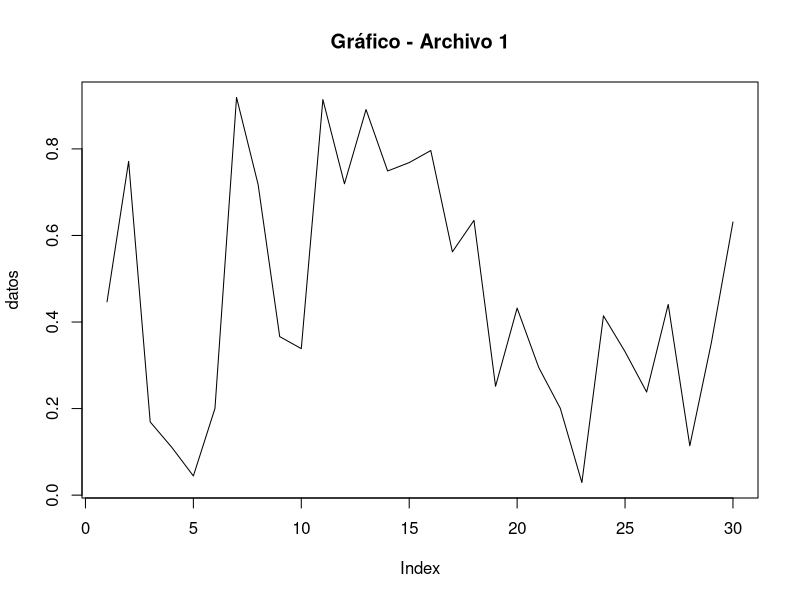
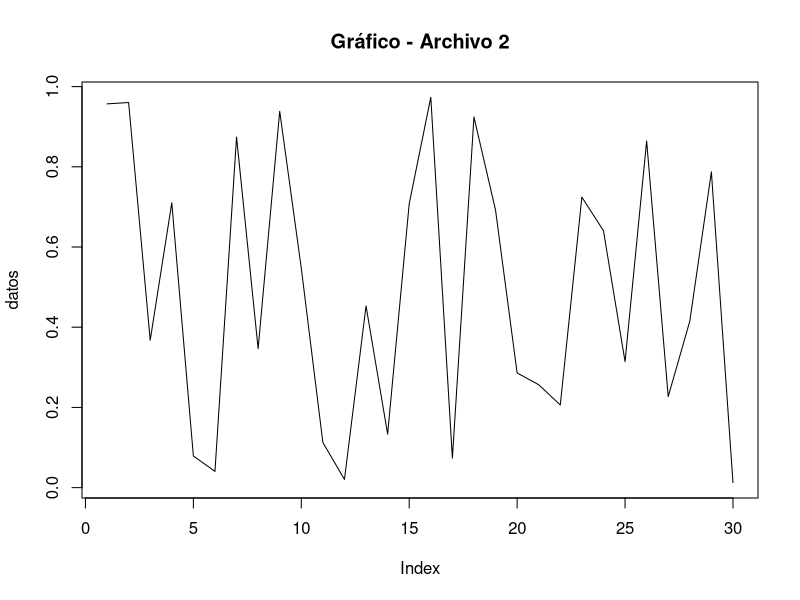
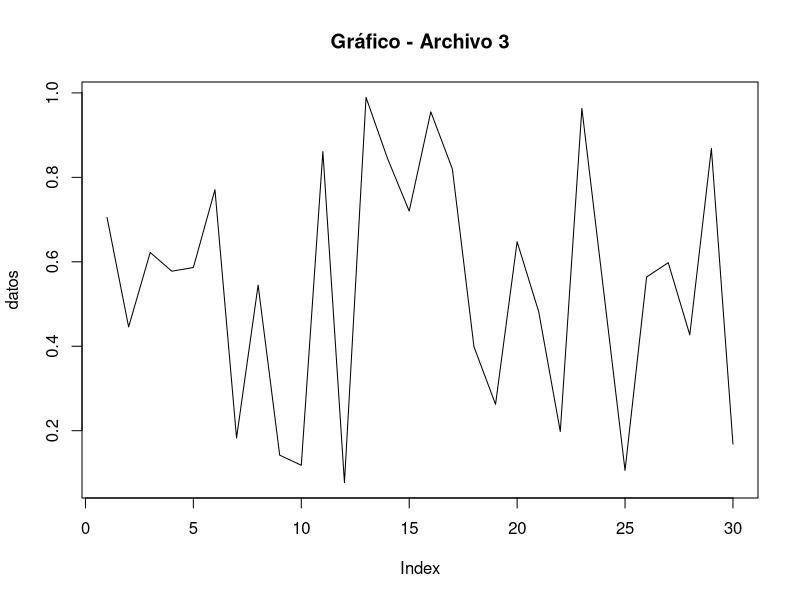
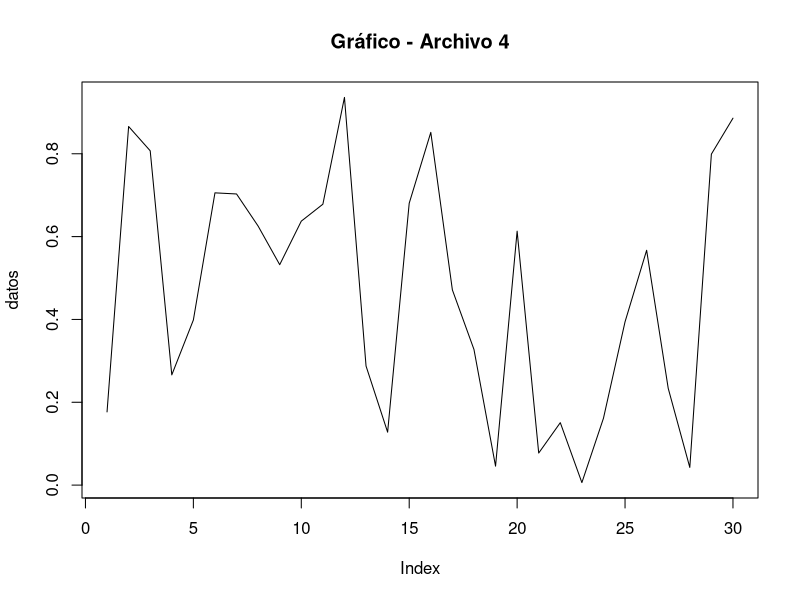
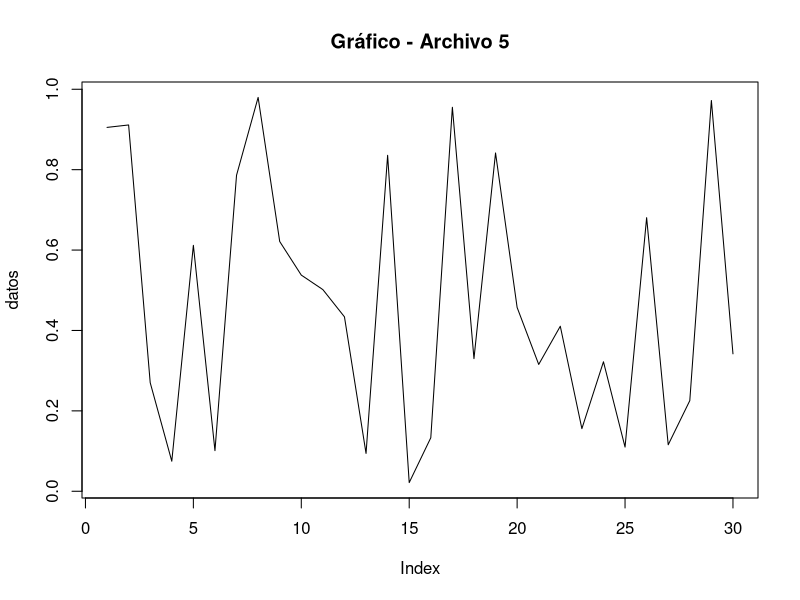
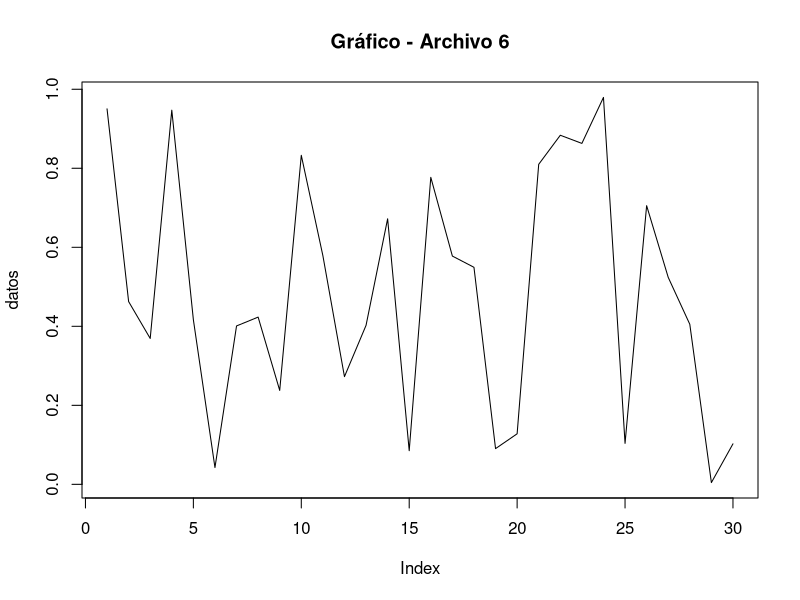
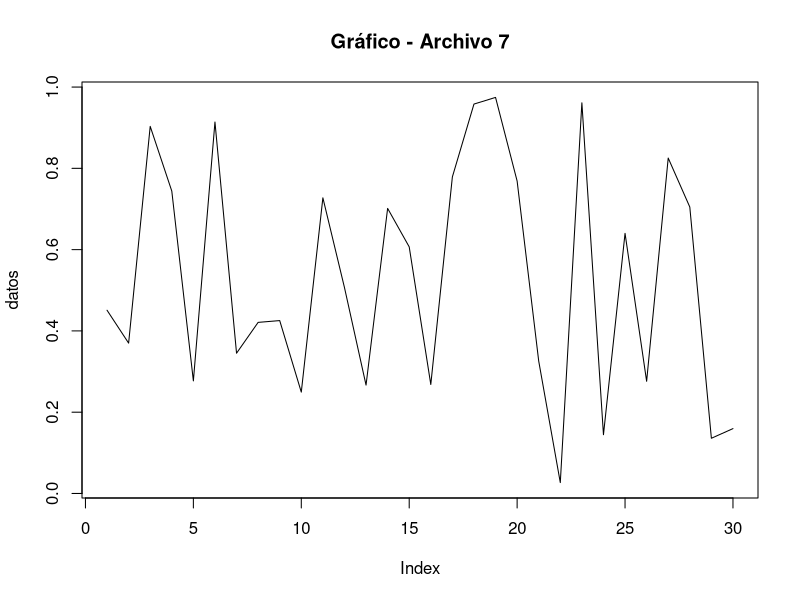
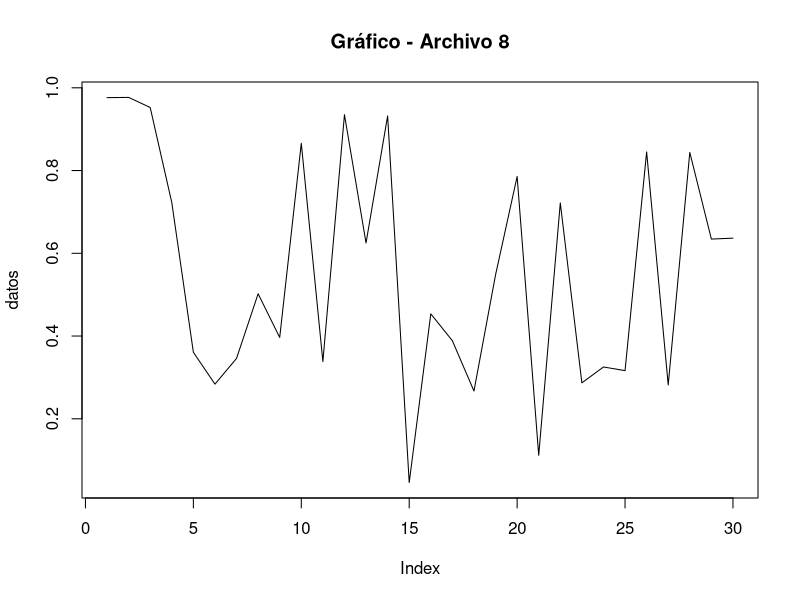

These figures' R source, in order: (Note: this script raises an error after producing the figures.)
## ---- chunk 1
knitr::opts_chunk$set(echo = TRUE)
## ---- chunk 2
vector_potencias_de_dos <- 2^(1:20)
vector_potencias_de_dos
## ---- chunk 3
vector_numeros_impares <- 2*(4:13) + 1
vector_numeros_impares
## ---- chunk 4
ector_interseccion <- intersect(2*(4:13) + 1, 2^(1:20))
ector_interseccion
## ---- chunk 5
vector_seno <- sin(2 * pi * (1:5))
vector_seno
## ---- chunk 6
vector_aleatorio <- runif(10)
vector_aleatorio
## ---- chunk 7
vector_letras <- LETTERS[1:15]
vector_letras
## ---- chunk 8
x1 <- c("1","2",2+3i,5+41)
x2 <- log(c(T,T,T,T,F))
x3 <- !(c(1,3,4,12,12.1,99,100))
x4 <- c(1,2,3)<"a"
x5 <- 1:10
## ---- chunk 9
cat("x1 es de tipo:character ", typeof(x1), "\n")
cat("x2 es de tipo:double", typeof(x2), "\n")
cat("x3 es de tipo: logical ", typeof(x3), "\n")
cat("x4 es de tipo:logical", typeof(x4), "\n")
cat("x5 es de tipo:integer", typeof(x5), "\n")
## ---- chunk 10
matriz_caracteres <- matrix(c("a", "b", "c", "d", "e", "f"), nrow = 2, ncol = 3, byrow = TRUE)
matriz_caracteres
## ---- chunk 11
matriz_letras_a <- matrix("a", nrow = 4, ncol = 4)
matriz_letras_a
## ---- chunk 12
matriz_letras_min <- matrix(letters, nrow = 5, ncol = 5)
matriz_letras_min
## ---- chunk 13
matriz_compleja <- matrix(c(1 + 2i, 3 - 4i, 5 + 6i, 7 - 8i), nrow = 2, ncol = 2)
matriz_compleja
## ---- chunk 14
matriz_cbind <- cbind(c("a", "b"), c("c", "d"), c("e", "f"))
matriz_cbind
## ---- chunk 15
matriz_rbind <- rbind(c("a", "b", "c"), c("d", "e", "f"))
matriz_rbind
## ---- chunk 16
x <- rnorm(20)
#write(x, "archivo.txt", "\n")
pdf("grafico.pdf")
dev.off() 

## ---- chunk 17
dir.create("archivos_uniformes", showWarnings = FALSE)
for (i in 1:40) {
  # Generar valores aleatorios del tipo uniforme
  datos <- runif(30)
   write.table(datos, file = paste0("archivos_uniformes/archivo", i, ".txt"), col.names = FALSE)
   pdf(paste0("archivos_uniformes/grafico", i, ".pdf"))
  plot(datos, type = "l", main = paste("Gráfico - Archivo", i))
  dev.off()
}
